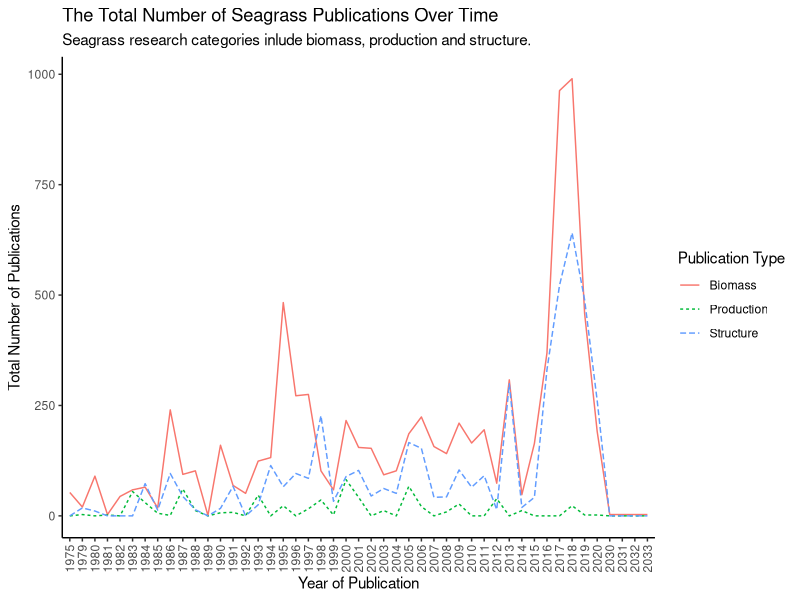
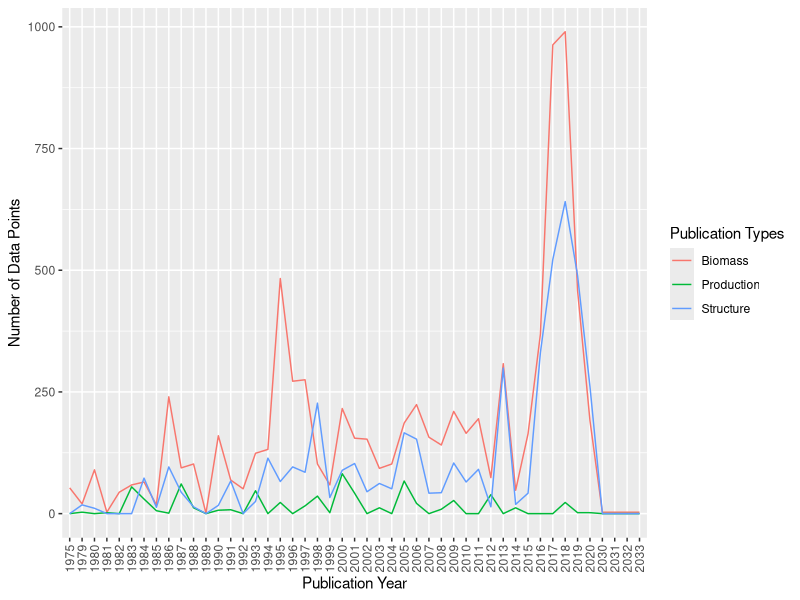

R code for these plots, in order:
## ---- chunk 1
knitr::opts_chunk$set(echo = TRUE)
## ---- chunk 2
library(tidyverse)
## ---- chunk 3
seagrass<-read.csv("../data/SeagrassPubs.csv")
## ---- chunk 4
head(seagrass)
summary(seagrass)
glimpse(seagrass)
## ---- chunk 5
# Extract author and year from reference column and create new data frame with these two variables separated.
seagrass1 <- seagrass %>% 
  mutate(Author = str_extract(string = Reference, pattern = "(?<=,\\s).+"),
         PubYear = str_extract(string = Reference, pattern = "[0-9]+")) %>% 
  select(Author:PubYear)
# Combine the Column for publication year to the original data frame using cbind function.
Pubyear = seagrass1$PubYear
seagrass2 <- cbind(seagrass, Pubyear)
## ---- chunk 6
biomass<-seagrass2 %>% # Create new data frame and select which data frame to pull data from.
  group_by(Pubyear) %>% # Group publications by year.
  select(Pubyear, Seagr.biom.above.dm..g.m..2.) %>% # Select which 2 variables we are interested in using to tally.
   drop_na(Seagr.biom.above.dm..g.m..2.) %>% # Remove na values to only count the years with publications.
    tally()
colnames(biomass) <- c("Pubyear", "tally1")

biomass1<-seagrass2 %>% # Create new data frame and select which data frame to pull data from.
  group_by(Pubyear) %>%  # Group publications by year.
  select(Pubyear, Seagr.biom.below.dm..g.m..2.) %>% # Select which 2 variables we are interested in using to tally.
  drop_na(Seagr.biom.below.dm..g.m..2.) %>% # Remove na values to only count the years with publications.
    tally()
colnames(biomass1) <- c("Pubyear", "tally2")

biomass2<-seagrass2 %>% # Create new data frame and select which data frame to pull data from.
  group_by(Pubyear) %>%  # Group publications by year.
  select(Pubyear, Seagr.biom.tot.dm..g.m..2.) %>% # Select which 2 variables we are interested in using to tally.
  drop_na(Seagr.biom.tot.dm..g.m..2.) %>% # Remove na values to only count the years with publications.
    tally()
colnames(biomass2) <- c("Pubyear", "tally3")


# Organise data into one dataframe.

TBmass1 <- biomass %>%
  full_join(biomass1) # Combine tally columns for biomass and biomass1 into one dataframe.


TBmass2 <- TBmass1 %>%
  full_join(biomass2)  # Combine tally columns for TBmass1 and biomass2 into one dataframe. That puts all three tally columns into one dataframe.



TBmass2$tally1<-as.numeric(TBmass2$tally1) # Make tally1 numeric.
TBmass2$tally2<-as.numeric(TBmass2$tally2) # Make tally2 numeric.
TBmass2$tally3<-as.numeric(TBmass2$tally3) # Make tally3 numeric.

TBmass2[is.na(TBmass2)] <- 0 # Make all NA values equal 0

TBmass2$TotalBiomass<-rowSums(TBmass2[ , c("tally1", "tally2", "tally3")]) # Create new variable TotalBiomass that calculates the sum for each row for each publication year.

## ---- chunk 7
Structure1<-seagrass2 %>% # Create new data frame and select which data frame to pull data from.
  group_by(Pubyear) %>% # Group publications by year.
  select(Pubyear, Seagr.cov....) %>% # Select which 2 variables we are interested in using to tally.
   drop_na(Seagr.cov....) %>% # Remove na values to only count the years with publications.
    tally()
colnames(Structure1) <- c("Pubyear", "tally1")

Structure2<-seagrass2 %>% # Create new data frame and select which data frame to pull data from.
  group_by(Pubyear) %>%  # Group publications by year.
  select(Pubyear, Seagr.shoot.dens....m..2.) %>% # Select which 2 variables we are interested in using to tally.
  drop_na(Seagr.shoot.dens....m..2.) %>% # Remove na values to only count the years with publications.
    tally()
colnames(Structure2) <- c("Pubyear", "tally2")

Structure3<-seagrass2 %>% # Create new data frame and select which data frame to pull data from.
  group_by(Pubyear) %>%  # Group publications by year.
  select(Pubyear, Seagr.leaf.dens....m..2.) %>% # Select which 2 variables we are interested in using to tally.
  drop_na(Seagr.leaf.dens....m..2.) %>% # Remove na values to only count the years with publications.
    tally()
colnames(Structure3) <- c("Pubyear", "tally3")



# Organise data into one dataframe.

TStructure1 <- Structure1 %>%
  full_join(Structure2) # Combine tally columns for Structure1 and Structure2 into one dataframe.


TStructure2 <- TStructure1 %>%
  full_join(Structure3)  # Combine tally columns for TStructure1 and Structure3 into one dataframe. That puts all three tally columns into one dataframe.



TStructure2$tally1<-as.numeric(TStructure2$tally1) # Make tally1 numeric.
TStructure2$tally2<-as.numeric(TStructure2$tally2) # Make tally2 numeric.
TStructure2$tally3<-as.numeric(TStructure2$tally3) # Make tally3 numeric.

TStructure2[is.na(TStructure2)] <- 0 # Make all NA values equal 0

TStructure2$TotalStructure<-rowSums(TStructure2[ , c("tally1", "tally2", "tally3")]) # Create new variable TotalBiomass that calculates the sum for each row for each publication year.

## ---- chunk 8
Production1<-seagrass2 %>% #Create new data frame and select which data frame to pull data from.
  group_by(Pubyear) %>% # Group publications by year.
  select(Pubyear, Seagr.prod.above.dm..g.m..2.day.) %>% # Select which 2 variables we are interested in using to tally.
   drop_na(Seagr.prod.above.dm..g.m..2.day.) %>% # Remove na values to only count the years with publications.
    tally()
colnames(Production1) <- c("Pubyear", "tally1")

Production2<-seagrass2 %>% #Create new data frame and select which data frame to pull data from.
  group_by(Pubyear) %>%  # Group publications by year.
  select(Pubyear, Seagr.prod.below.dm..g.m..2.day.) %>% # Select which 2 variables we are interested in using to tally.
  drop_na(Seagr.prod.below.dm..g.m..2.day.) %>% # Remove na values to only count the years with publications.
    tally()
colnames(Production2) <- c("Pubyear", "tally2")

Production3<-seagrass2 %>% #Create new data frame and select which data frame to pull data from.
  group_by(Pubyear) %>%  # Group publications by year.
  select(Pubyear, Seagr.prod.total.dm..g.m..2.day.) %>% # Select which 2 variables we are interested in using to tally.
  drop_na(Seagr.prod.total.dm..g.m..2.day.) %>% # Remove na values to only count the years with publications.
    tally()
colnames(Production3) <- c("Pubyear", "tally3")




# Organise data into one dataframe.

TProduction1 <- Production1 %>%
  full_join(Production2) # Combine tally columns for Structure1 and Structure2 into one dataframe.


TProduction2 <- TProduction1 %>%
  full_join(Production3)  # Combine tally columns for TStructure1 and Structure3 into one dataframe. That puts all three tally columns into one dataframe.



TProduction2$tally1<-as.numeric(TProduction2$tally1) # Make tally1 numeric.
TProduction2$tally2<-as.numeric(TProduction2$tally2) # Make tally2 numeric.
TProduction2$tally3<-as.numeric(TProduction2$tally3) # Make tally3 numeric.

TProduction2[is.na(TProduction2)] <- 0 # Make all NA values equal 0

TProduction2$TotalProduction<-rowSums(TProduction2[ , c("tally1", "tally2", "tally3")]) # Create new variable TotalBiomass that calculates the sum for each row for each publication year.


## ---- chunk 9

df_new <- 
  left_join(TBmass2, TStructure2, by = 'Pubyear') %>% 
  mutate(Pubyear = replace_na(Pubyear, 0))

df_new2 <- 
  left_join(df_new, TProduction2, by = 'Pubyear') %>% 
  mutate(Pubyear = replace_na(Pubyear, 0))

summary(df_new2)


# Remove unwanted variables.
df_new2 <- subset(df_new2, select = -(tally1))
df_new2 <- subset(df_new2, select = -(tally2))
df_new2 <- subset(df_new2, select = -(tally3))
df_new2 <- subset(df_new2, select = -(tally1.x))
df_new2 <- subset(df_new2, select = -(tally1.y))
df_new2 <- subset(df_new2, select = -(tally2.x))
df_new2 <- subset(df_new2, select = -(tally2.y))
df_new2 <- subset(df_new2, select = -(tally3.x))
df_new2 <- subset(df_new2, select = -(tally3.y))

TotalData <- df_new2
TotalData[is.na(TotalData)] <- 0 # Make all NA values equal 0

summary(TotalData)
view(TotalData)
## ---- chunk 10
FinalData <- TotalData |> 
  pivot_longer(
    cols = TotalBiomass:TotalProduction,
    names_to = "PublicationType",
    values_to = "value"
  )
## ---- chunk 11

ggplot(FinalData, aes(x = Pubyear, y = value, group = PublicationType, linetype = PublicationType, colour = PublicationType)) + 
  geom_line() +
  theme_classic() +
  labs(
    title = "The Total Number of Seagrass Publications Over Time", # Label title.
    subtitle = "Seagrass research categories inlude biomass, production and structure.", # Create a subtitle.
    x = "Year of Publication", y = "Total Number of Publications", # Create axes labels.
     linetype = "Publication Type", color = "Publication Type"
    # Adjust legend title.
  ) + 
  scale_colour_discrete(labels = c("Biomass", "Production", "Structure")) +
  scale_linetype_discrete(labels = c("Biomass", "Production", "Structure")) +
  theme(axis.text.x = element_text(angle = 90, vjust = 0.5, hjust=1))

 


## ---- chunk 12
TotalData %>%
  pivot_longer(cols = -Pubyear) %>%
  ggplot(aes(x = Pubyear, y = value, group = name, color = name)) + 
  geom_line() +
  theme(axis.text.x = element_text(angle = 90, vjust = 0.5, hjust=1)) + xlab("Publication Year") + ylab("Number of Data Points") + scale_color_discrete(labels = c("Biomass", "Production", "Structure"), name = "Publication Types")

  
